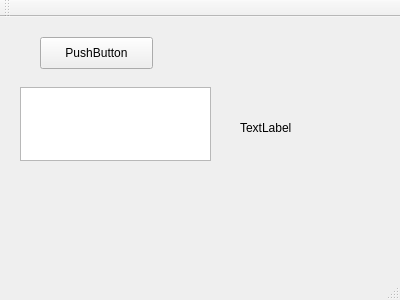
<?xml version="1.0" encoding="UTF-8"?>
<ui version="4.0">
 <class>MainWindow</class>
 <widget class="QMainWindow" name="MainWindow">
  <property name="geometry">
   <rect>
    <x>0</x>
    <y>0</y>
    <width>400</width>
    <height>300</height>
   </rect>
  </property>
  <property name="windowTitle">
   <string>MainWindow</string>
  </property>
  <widget class="QWidget" name="centralWidget">
   <widget class="QPushButton" name="pushButton">
    <property name="geometry">
     <rect>
      <x>40</x>
      <y>20</y>
      <width>113</width>
      <height>32</height>
     </rect>
    </property>
    <property name="text">
     <string>PushButton</string>
    </property>
   </widget>
   <widget class="QTextEdit" name="textEdit">
    <property name="geometry">
     <rect>
      <x>20</x>
      <y>70</y>
      <width>191</width>
      <height>74</height>
     </rect>
    </property>
   </widget>
   <widget class="QLabel" name="label">
    <property name="geometry">
     <rect>
      <x>240</x>
      <y>40</y>
      <width>111</width>
      <height>141</height>
     </rect>
    </property>
    <property name="text">
     <string>TextLabel</string>
    </property>
   </widget>
  </widget>
  <widget class="QMenuBar" name="menuBar">
   <property name="geometry">
    <rect>
     <x>0</x>
     <y>0</y>
     <width>400</width>
     <height>22</height>
    </rect>
   </property>
  </widget>
  <widget class="QToolBar" name="mainToolBar">
   <attribute name="toolBarArea">
    <enum>TopToolBarArea</enum>
   </attribute>
   <attribute name="toolBarBreak">
    <bool>false</bool>
   </attribute>
  </widget>
  <widget class="QStatusBar" name="statusBar"/>
 </widget>
 <layoutdefault spacing="6" margin="11"/>
 <resources/>
 <connections/>
</ui>
